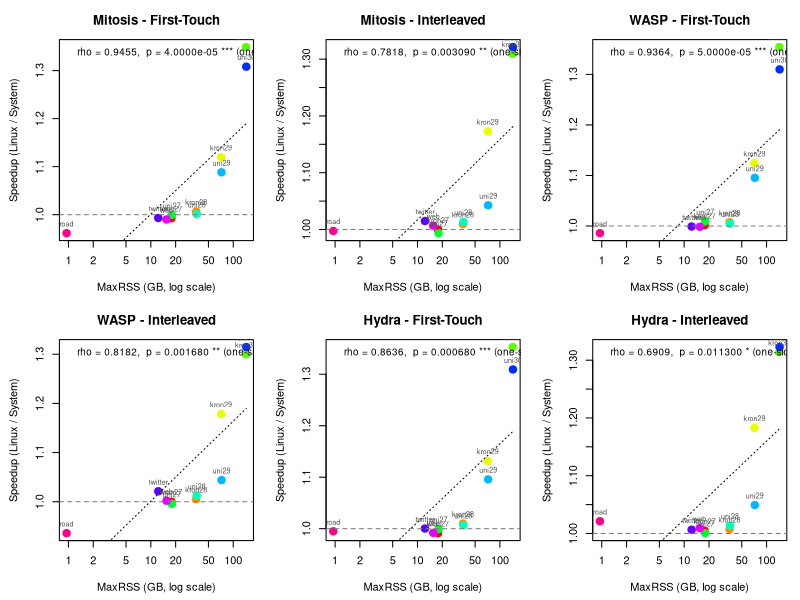

Here is the R script that generated this plot:
###############################################################################
### PR_SPMV: Does speedup over Linux depend on working-set size (maxRSS)? ###
###   Permutation test on Spearman correlation, per system × policy       ###
###   ONE-SIDED test: H1: rho > 0 (larger RSS → more speedup)            ###
###############################################################################

# =============================================================================
# 1. MaxRSS for PR_SPMV (GB), per graph
# =============================================================================

maxrss <- c(
  kron27 = 17.74, kron28 = 35.56, kron29 = 71.28, kron30 = 142.84,
  uni27  = 18.00, uni28  = 36.00, uni29  = 72.00, uni30  = 143.98,
  twitter = 12.32, web = 15.51, road = 0.95
)

# =============================================================================
# 2. Runtime data (5 trials per configuration) — from pr_spmv.R
# =============================================================================

rt <- list(
  # --- LINUX First-Touch ---
  linux_ft_kron27  = c(5.60689, 5.78571, 5.81468, 5.81268, 5.70899),
  linux_ft_kron28  = c(12.00335, 12.02797, 12.02118, 12.07782, 12.01830),
  linux_ft_kron29  = c(30.82341, 30.78010, 30.72806, 30.75000, 31.00027),
  linux_ft_kron30  = c(80.65777, 80.26017, 80.12596, 80.02661, 80.11251),
  linux_ft_uni27   = c(6.12160, 6.13390, 6.12099, 6.11091, 6.05486),
  linux_ft_uni28   = c(11.82064, 11.83728, 11.83113, 11.81247, 11.82084),
  linux_ft_uni29   = c(28.52539, 28.51833, 28.48190, 28.48557, 28.45805),
  linux_ft_uni30   = c(71.96063, 71.97437, 71.93255, 71.95810, 71.91793),
  linux_ft_twitter = c(4.97456, 4.95015, 4.99015, 4.92900, 4.92827),
  linux_ft_web     = c(2.42009, 2.40084, 2.40088, 2.44765, 2.40095),
  linux_ft_road    = c(0.16269, 0.15891, 0.15537, 0.17054, 0.15079),
  
  # --- LINUX Interleaved ---
  linux_il_kron27  = c(5.51888, 5.51711, 5.52002, 5.51091, 5.51065),
  linux_il_kron28  = c(11.91265, 11.88666, 11.90524, 11.90750, 11.89980),
  linux_il_kron29  = c(31.87374, 31.69995, 31.74806, 32.11746, 31.72002),
  linux_il_kron30  = c(76.13552, 76.17279, 76.54586, 76.16650, 76.16241),
  linux_il_uni27   = c(5.86524, 5.85108, 5.83931, 5.85822, 5.85546),
  linux_il_uni28   = c(11.81841, 11.81925, 11.81216, 11.80873, 11.81934),
  linux_il_uni29   = c(26.92574, 26.92700, 26.95309, 26.98423, 26.98245),
  linux_il_uni30   = c(71.82716, 71.82346, 71.82341, 71.79665, 71.92331),
  linux_il_twitter = c(4.65366, 4.67529, 4.60192, 4.71304, 4.65536),
  linux_il_web     = c(1.52335, 1.52597, 1.52236, 1.53895, 1.52249),
  linux_il_road    = c(0.16916, 0.16413, 0.15742, 0.15640, 0.15765),
  
  # --- MITOSIS Replicated ---
  mitosis_ft_kron27  = c(5.81398, 5.68789, 5.81626, 5.81711, 5.80863),
  mitosis_ft_kron28  = c(11.98649, 11.95624, 11.89802, 11.97262, 11.95867),
  mitosis_ft_kron29  = c(27.53284, 27.50132, 27.53214, 27.50369, 27.52192),
  mitosis_ft_kron30  = c(59.44022, 59.40710, 59.36535, 59.75903, 59.40309),
  mitosis_ft_uni27   = c(6.12154, 6.13060, 6.10742, 6.07150, 6.13219),
  mitosis_ft_uni28   = c(11.80627, 11.80254, 11.82123, 11.81172, 11.81128),
  mitosis_ft_uni29   = c(26.17962, 26.18585, 26.18422, 26.18145, 26.19539),
  mitosis_ft_uni30   = c(54.99734, 55.00058, 54.99837, 55.00940, 54.99479),
  mitosis_ft_twitter = c(5.02839, 5.06497, 4.71827, 5.11537, 5.01923),
  mitosis_ft_web     = c(2.41304, 2.40009, 2.48159, 2.47481, 2.42221),
  mitosis_ft_road    = c(0.19288, 0.16107, 0.15812, 0.16109, 0.15713),
  
  # --- MITOSIS Replicated+Interleaved ---
  mitosis_il_kron27  = c(5.52413, 5.51292, 5.53421, 5.50039, 5.51415),
  mitosis_il_kron28  = c(11.78106, 11.77991, 11.78503, 11.80380, 11.80268),
  mitosis_il_kron29  = c(27.12448, 27.16264, 27.13283, 27.14744, 27.14153),
  mitosis_il_kron30  = c(58.23553, 58.16370, 58.31293, 58.28844, 58.17426),
  mitosis_il_uni27   = c(5.88081, 5.90496, 5.89437, 5.88464, 5.89438),
  mitosis_il_uni28   = c(11.67146, 11.66270, 11.65296, 11.65517, 11.66035),
  mitosis_il_uni29   = c(25.85110, 25.85924, 25.85000, 25.84797, 25.85031),
  mitosis_il_uni30   = c(54.37594, 54.36054, 54.36599, 54.37121, 54.38199),
  mitosis_il_twitter = c(4.68412, 4.62787, 4.57398, 4.57202, 4.49785),
  mitosis_il_web     = c(1.51157, 1.52274, 1.51141, 1.52291, 1.51341),
  mitosis_il_road    = c(0.16513, 0.16168, 0.15689, 0.15482, 0.16831),
  
  # --- WASP First-Touch ---
  wasp_ft_kron27  = c(5.82713, 5.78179, 5.75176, 5.72431, 5.59051),
  wasp_ft_kron28  = c(11.97564, 11.90606, 11.91744, 11.95674, 11.94507),
  wasp_ft_kron29  = c(27.52359, 27.30616, 27.49892, 27.36940, 27.32729),
  wasp_ft_kron30  = c(59.89252, 59.04356, 59.17673, 59.02133, 59.14508),
  wasp_ft_uni27   = c(6.03473, 6.05302, 6.03953, 6.06835, 6.06464),
  wasp_ft_uni28   = c(11.76820, 11.75971, 11.75464, 11.76930, 11.79352),
  wasp_ft_uni29   = c(26.03695, 25.99559, 25.99863, 25.99930, 26.03974),
  wasp_ft_uni30   = c(55.52143, 54.79505, 54.75044, 54.81669, 54.76377),
  wasp_ft_twitter = c(4.95477, 4.96732, 5.04555, 4.81333, 5.01345),
  wasp_ft_web     = c(2.39412, 2.36668, 2.45227, 2.40624, 2.46916),
  wasp_ft_road    = c(0.16689, 0.18125, 0.15231, 0.15215, 0.15709),
  
  # --- WASP Interleaved ---
  wasp_il_kron27  = c(5.54621, 5.51392, 5.49088, 5.47785, 5.54791),
  wasp_il_kron28  = c(11.92376, 11.83193, 11.83116, 11.80771, 11.80715),
  wasp_il_kron29  = c(27.17016, 26.94076, 26.97902, 27.01372, 26.94939),
  wasp_il_kron30  = c(59.29268, 58.52254, 58.43044, 58.61811, 58.43216),
  wasp_il_uni27   = c(5.87198, 5.90998, 5.88703, 5.87663, 5.85593),
  wasp_il_uni28   = c(11.70964, 11.66071, 11.66739, 11.66551, 11.67061),
  wasp_il_uni29   = c(26.01704, 25.76561, 25.77027, 25.77617, 25.76203),
  wasp_il_uni30   = c(55.29072, 54.50910, 54.45751, 54.46230, 54.50668),
  wasp_il_twitter = c(4.64678, 4.59980, 4.34964, 4.56071, 4.65672),
  wasp_il_web     = c(1.51467, 1.52646, 1.52390, 1.54641, 1.50624),
  wasp_il_road    = c(0.20343, 0.18234, 0.15501, 0.16026, 0.15866),
  
  # --- HYDRA Replicated (repl_order_9) ---
  hydra_ft_kron27  = c(5.76124, 5.83223, 5.81959, 5.77086, 5.79748),
  hydra_ft_kron28  = c(11.97809, 11.88585, 11.89830, 11.90961, 11.89232),
  hydra_ft_kron29  = c(27.48782, 27.13043, 27.16357, 27.15631, 27.21258),
  hydra_ft_kron30  = c(59.45102, 59.22243, 59.28094, 59.23622, 59.35713),
  hydra_ft_uni27   = c(6.14914, 6.10252, 6.10504, 6.13405, 6.07960),
  hydra_ft_uni28   = c(11.75540, 11.73895, 11.74194, 11.73961, 11.73610),
  hydra_ft_uni29   = c(26.16183, 25.96191, 25.96865, 25.96134, 25.97278),
  hydra_ft_uni30   = c(54.95750, 54.99185, 54.94955, 54.94748, 54.91970),
  hydra_ft_twitter = c(5.02551, 5.01287, 4.67179, 5.00870, 5.04639),
  hydra_ft_web     = c(2.41967, 2.52560, 2.42986, 2.38019, 2.41342),
  hydra_ft_road    = c(0.16968, 0.16046, 0.15935, 0.15778, 0.15514),
  
  # --- HYDRA Replicated+Interleaved (repl_order_9) ---
  hydra_il_kron27  = c(5.52840, 5.45595, 5.49503, 5.45839, 5.51161),
  hydra_il_kron28  = c(11.82315, 11.79197, 11.81470, 11.80651, 11.83356),
  hydra_il_kron29  = c(27.04466, 26.78330, 27.05287, 26.82670, 26.83521),
  hydra_il_kron30  = c(58.24676, 57.85056, 57.96408, 57.93560, 58.11791),
  hydra_il_uni27   = c(5.85523, 5.85387, 5.82550, 5.86321, 5.85585),
  hydra_il_uni28   = c(11.64904, 11.66142, 11.65592, 11.64159, 11.66950),
  hydra_il_uni29   = c(25.83544, 25.64483, 25.66933, 25.65425, 25.64415),
  hydra_il_uni30   = c(54.38842, 54.27532, 54.28479, 54.30344, 54.28573),
  hydra_il_twitter = c(4.70613, 4.54640, 4.65367, 4.67439, 4.56736),
  hydra_il_web     = c(1.53449, 1.50501, 1.51261, 1.49819, 1.51398),
  hydra_il_road    = c(0.15715, 0.15638, 0.14913, 0.15167, 0.17372)
)

# =============================================================================
# 3. Permutation test on Spearman rho
#    H0: rho <= 0 (no positive association)
#    H1: rho > 0  (larger RSS → more speedup)
#    One-sided test (greater)
# =============================================================================

perm_cor_test <- function(x, y, n_perm = 100000) {
  n <- length(x)
  obs_rho <- cor(x, y, method = "spearman")
  count <- 0
  for (i in seq_len(n_perm)) {
    perm_rho <- cor(sample(x), y, method = "spearman")
    if (perm_rho >= obs_rho) count <- count + 1
  }
  list(rho = obs_rho, p = (count + 1) / (n_perm + 1), n = n)
}

# Helper: format p-value with full precision (scientific notation for small values)
fmt_p <- function(p) {
  ifelse(p < 1e-4, sprintf("%.4e", p), sprintf("%.6f", p))
}

# =============================================================================
# 4. Compute per-graph mean speedup, then test correlation with maxRSS
# =============================================================================

graphs   <- c("kron27","kron28","kron29","kron30",
              "uni27","uni28","uni29","uni30",
              "twitter","web","road")
policies <- c("ft", "il")
pol_lab  <- c(ft = "First-Touch", il = "Interleaved")
systems  <- c("mitosis", "wasp", "hydra")
sys_lab  <- c(mitosis = "Mitosis", wasp = "WASP", hydra = "Hydra")

set.seed(42)
results <- data.frame()
plot_data <- data.frame()

for (sys in systems) {
  for (pol in policies) {
    speedups <- numeric(length(graphs))
    rss_vals <- numeric(length(graphs))
    
    for (i in seq_along(graphs)) {
      g <- graphs[i]
      lk <- paste0("linux_", pol, "_", g)
      sk <- paste0(sys, "_", pol, "_", g)
      # Mean speedup = mean(linux) / mean(system)
      speedups[i] <- mean(rt[[lk]]) / mean(rt[[sk]])
      rss_vals[i] <- maxrss[g]
    }
    
    # Permutation test
    res <- perm_cor_test(rss_vals, speedups)
    
    results <- rbind(results, data.frame(
      System  = sys_lab[sys],
      Policy  = pol_lab[pol],
      Rho     = round(res$rho, 4),
      p_value = res$p,
      p_display = fmt_p(res$p),
      Sig     = ifelse(res$p < 0.001, "***",
                       ifelse(res$p < 0.01,  "**",
                              ifelse(res$p < 0.05,  "*", ""))),
      stringsAsFactors = FALSE
    ))
    
    # Collect for plotting
    for (i in seq_along(graphs)) {
      plot_data <- rbind(plot_data, data.frame(
        System  = sys_lab[sys],
        Policy  = pol_lab[pol],
        Graph   = graphs[i],
        MaxRSS  = rss_vals[i],
        Speedup = speedups[i],
        stringsAsFactors = FALSE
      ))
    }
  }
}

# =============================================================================
# 5. Print results
# =============================================================================

cat("\n")
cat("======================================================================\n")
cat("  PR_SPMV: Spearman correlation between MaxRSS and Speedup vs Linux\n")
cat("  Permutation test (ONE-SIDED, H1: rho > 0, 100k permutations)\n")
cat("  11 graphs, mean speedup per graph\n")
cat("======================================================================\n\n")

# Print with formatted p-value column
print_results <- results[, c("System", "Policy", "Rho", "p_display", "Sig")]
colnames(print_results)[4] <- "p_value"
print(print_results, row.names = FALSE)

cat("\nInterpretation:\n")
cat("  H1: rho > 0 → larger working sets see MORE speedup over Linux\n")
cat("  Small p → reject H0 in favour of positive association\n")
cat("  * p < 0.05  ** p < 0.01  *** p < 0.001\n")

# =============================================================================
# 5b. Detailed per-graph speedup tables for each system × policy
# =============================================================================

cat("\n")
cat("======================================================================\n")
cat("  Per-graph speedup vs MaxRSS (sorted by MaxRSS ascending)\n")
cat("======================================================================\n")

for (sys in systems) {
  for (pol in policies) {
    label <- paste(sys_lab[sys], "-", pol_lab[pol])
    cat("\n---", label, "---\n")
    cat(sprintf("  %-10s %8s %10s %12s\n",
                "Graph", "RSS(GB)", "Speedup", "% Improv."))
    
    speedups <- numeric(length(graphs))
    rss_vals <- numeric(length(graphs))
    for (i in seq_along(graphs)) {
      g <- graphs[i]
      lk <- paste0("linux_", pol, "_", g)
      sk <- paste0(sys, "_", pol, "_", g)
      speedups[i] <- mean(rt[[lk]]) / mean(rt[[sk]])
      rss_vals[i] <- maxrss[g]
    }
    
    ord <- order(rss_vals)
    for (i in ord) {
      pct <- (speedups[i] - 1) * 100
      cat(sprintf("  %-10s %8.2f %10.4f %+11.2f%%\n",
                  graphs[i], rss_vals[i], speedups[i], pct))
    }
    
    # Summarise: small vs large
    small_idx <- which(rss_vals < 20)
    large_idx <- which(rss_vals >= 40)
    cat(sprintf("  >> Small graphs (RSS < 20 GB, n=%d): mean speedup = %.4f\n",
                length(small_idx), mean(speedups[small_idx])))
    cat(sprintf("  >> Large graphs (RSS >= 40 GB, n=%d): mean speedup = %.4f\n",
                length(large_idx), mean(speedups[large_idx])))
  }
}

# =============================================================================
# 5c. Overall summary across all systems
# =============================================================================

cat("\n")
cat("======================================================================\n")
cat("  Summary: Average speedup by MaxRSS group across all systems\n")
cat("======================================================================\n\n")

for (pol in policies) {
  cat(sprintf("--- %s ---\n", pol_lab[pol]))
  cat(sprintf("  %-10s %12s %12s %12s\n",
              "RSS Group", "Mitosis", "WASP", "Hydra"))
  
  for (grp_label in c("Small (<20GB)", "Medium (20-80GB)", "Large (>80GB)")) {
    vals <- character(3)
    for (si in seq_along(systems)) {
      sys <- systems[si]
      speedups <- numeric(length(graphs))
      rss_vals <- numeric(length(graphs))
      for (i in seq_along(graphs)) {
        g <- graphs[i]
        lk <- paste0("linux_", pol, "_", g)
        sk <- paste0(sys, "_", pol, "_", g)
        speedups[i] <- mean(rt[[lk]]) / mean(rt[[sk]])
        rss_vals[i] <- maxrss[g]
      }
      if (grp_label == "Small (<20GB)")       idx <- which(rss_vals < 20)
      else if (grp_label == "Medium (20-80GB)") idx <- which(rss_vals >= 20 & rss_vals <= 80)
      else                                      idx <- which(rss_vals > 80)
      vals[si] <- sprintf("%.4f", mean(speedups[idx]))
    }
    cat(sprintf("  %-17s %9s %12s %12s\n", grp_label, vals[1], vals[2], vals[3]))
  }
  cat("\n")
}

cat("Interpretation guide:\n")
cat("  If speedup increases monotonically with RSS group (small < medium < large),\n")
cat("  this supports the hypothesis that the tiered-memory systems benefit more\n")
cat("  when the working set is larger (exceeding fast-tier capacity).\n")
cat("  The Spearman rho and one-sided permutation p-value above test this formally.\n")

# =============================================================================
# 6. Scatter plots (base R): Speedup vs MaxRSS, per system × policy
# =============================================================================

pdf("pr_spmv_rss_speedup.pdf", width = 14, height = 10)
par(mfrow = c(2, 3), mar = c(4.5, 4.5, 3, 1))

graph_cols <- rainbow(length(graphs))
names(graph_cols) <- graphs

for (sys in systems) {
  for (pol in policies) {
    label <- paste(sys_lab[sys], "-", pol_lab[pol])
    
    # Extract subset
    idx <- plot_data$System == sys_lab[sys] & plot_data$Policy == pol_lab[pol]
    sub <- plot_data[idx, ]
    
    # Annotation from results
    ridx <- results$System == sys_lab[sys] & results$Policy == pol_lab[pol]
    rho_val <- results$Rho[ridx]
    p_str   <- results$p_display[ridx]
    sig_val <- results$Sig[ridx]
    
    plot(sub$MaxRSS, sub$Speedup,
         log = "x", pch = 19,
         col = graph_cols[sub$Graph], cex = 1.5,
         xlab = "MaxRSS (GB, log scale)",
         ylab = "Speedup (Linux / System)",
         main = label)
    abline(h = 1, lty = 2, col = "gray50")
    # Linear fit on log(RSS) for trend line
    fit <- lm(Speedup ~ log2(MaxRSS), data = sub)
    xseq <- seq(min(sub$MaxRSS), max(sub$MaxRSS), length.out = 100)
    lines(xseq, predict(fit, newdata = data.frame(MaxRSS = xseq)),
          lty = 3, col = "black")
    # Annotate with rho and p (one-sided)
    legend("topleft",
           legend = paste0("rho = ", rho_val, ",  p = ", p_str, " ", sig_val,
                           " (one-sided)"),
           bty = "n", cex = 0.9)
    # Label points
    text(sub$MaxRSS, sub$Speedup, labels = sub$Graph,
         pos = 3, cex = 0.65, col = "gray30")
  }
}

dev.off()
cat("\nSaved plot to pr_spmv_rss_speedup.pdf\n")
